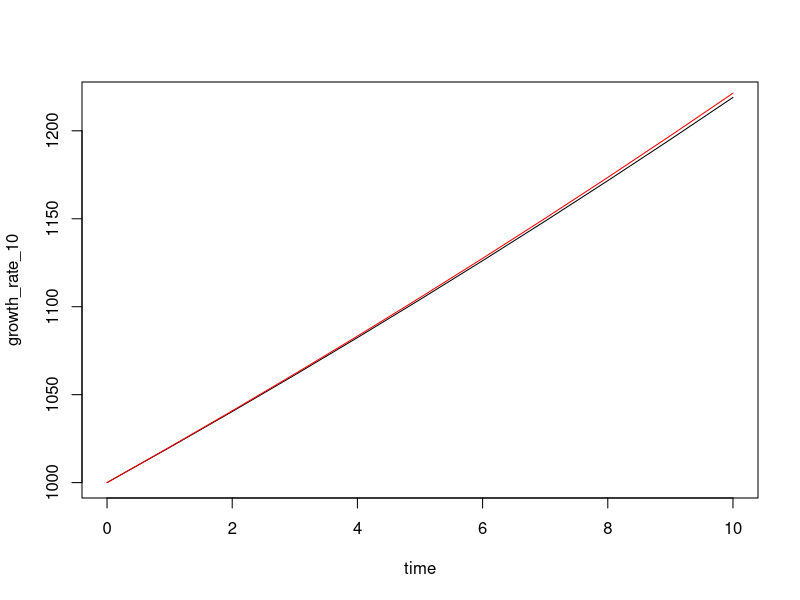
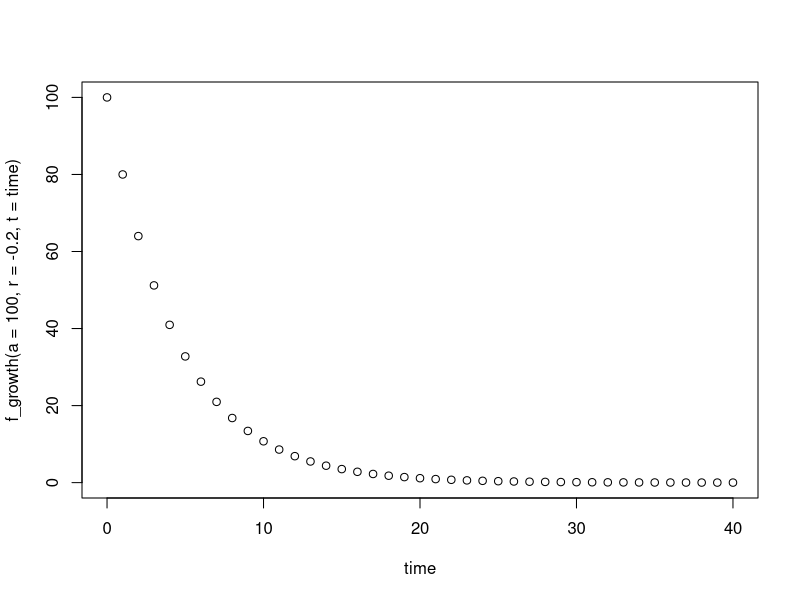
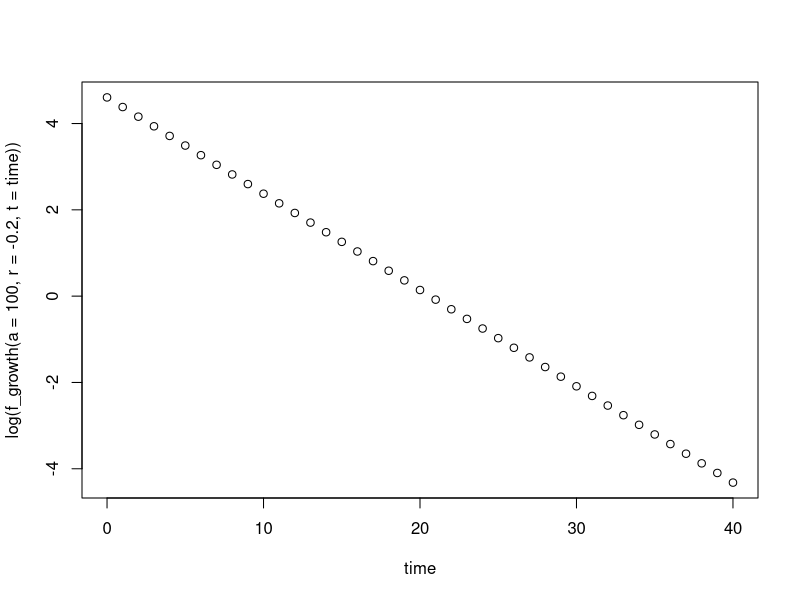

Reproduce these figures in R, in order.

# a is the intercept
# r is the growth rate
f_growth = function(a, r, t) a * (1 + r)^t
f_growth_e = function(a, r, t) a * exp(t*r)
#

# Compound Interest, of 2% growth over 3 years, with a start of 1000
f_growth_e(a = 1000, r = 0.02, t = 3)
#
# yearly-growth
f_growth(a = 1000, r = 0.02, t = 3)
#

# 10 years #
time = seq(0,10,by=1)
#

# compute growth rate
growth_rate_10 = f_growth(a = 1000, r = 0.02, t = time)
growth_rate_10_e = f_growth_e(a = 1000, r = 0.02, t = time)
#
max(growth_rate_10)
max(growth_rate_10_e)
#
plot(time, growth_rate_10, type = 'l')
lines(time, growth_rate_10_e, type = 'l', col = 'red')
#

#
time = 0:10
#
f_growth(a = 1, r = 0.1, t = time)
(1.1^time)
#
f_growth(a = 1, r = 0.5, t = time)
(1.5^time)
#
f_growth(a = 1, r = 0.7, t = time)
(1.7^time)
#
f_growth(a = 1, r = 1, t = time)
(2^time)
#
f_growth(a = 1, r = 3, t = time)
(4^time)
#

#
time = 0:40
# decay #
# - 10% decay
f_growth(a = 40, r = -0.1, t = time)
# when does 40 runs out?
# at what time does 40 reach 1?
# solve for time, 
40*(0.9)^time >= 1
(0.9)^time >= 1/40
log(x = 1/40, 0.9) # 35
time >= log(x = 1/40, 0.9)
#

#
plot(time, f_growth(a = 100, r = -.2, t = time))
plot(time, log(f_growth(a = 100, r = -.2, t = time)))
#

# when log < 0, we are under 1 #
cbind(time, f_growth(a = 100, r = -.2, t = time), log(f_growth(a = 100, r = -.2, t = time)))
#

#
t=seq(0,10,by=1)
#

#
y = t^2
y
# t^2 = y
# t = sqrt(y)
#

#
# exp(t) = y
# t = log(y)
#

# logarithm and exponential #
x1 = 1:10
x2 = 10:1
a = 0.3
b = 0.7
#
y = (x1^a) * (x2^b)
y_log = a*log(x1) + b*log(x2)
exp(y_log)
#

